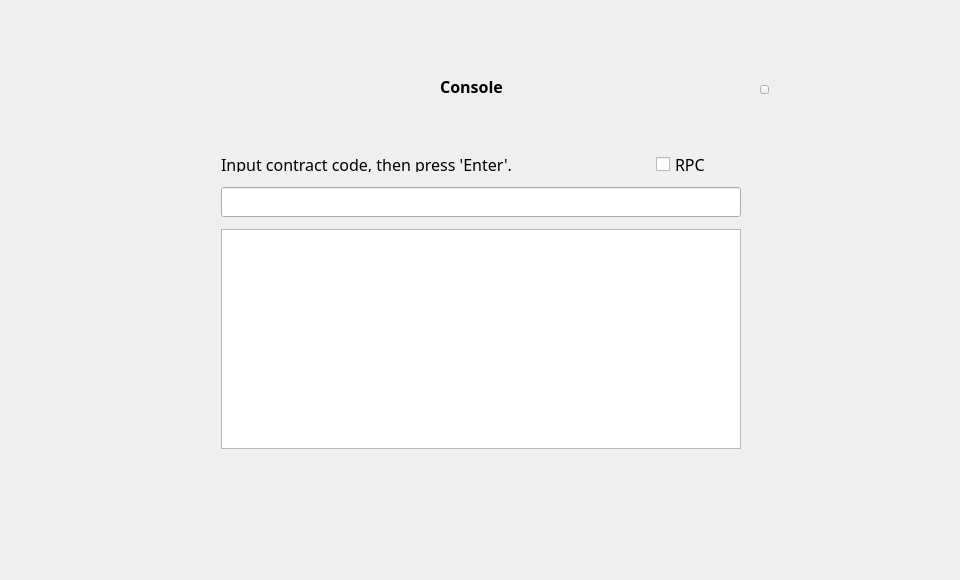
<?xml version="1.0" encoding="UTF-8"?>
<ui version="4.0">
 <class>ConsoleDialog</class>
 <widget class="QDialog" name="ConsoleDialog">
  <property name="geometry">
   <rect>
    <x>0</x>
    <y>0</y>
    <width>960</width>
    <height>580</height>
   </rect>
  </property>
  <property name="font">
   <font>
    <family>微软雅黑</family>
   </font>
  </property>
  <property name="windowTitle">
   <string>Dialog</string>
  </property>
  <widget class="QWidget" name="widget" native="true">
   <property name="geometry">
    <rect>
     <x>0</x>
     <y>0</y>
     <width>960</width>
     <height>580</height>
    </rect>
   </property>
   <widget class="QWidget" name="containerWidget" native="true">
    <property name="geometry">
     <rect>
      <x>166</x>
      <y>56</y>
      <width>628</width>
      <height>468</height>
     </rect>
    </property>
    <widget class="QTextBrowser" name="consoleBrowser">
     <property name="geometry">
      <rect>
       <x>55</x>
       <y>173</y>
       <width>520</width>
       <height>220</height>
      </rect>
     </property>
     <property name="font">
      <font>
       <family>微软雅黑</family>
      </font>
     </property>
     <property name="contextMenuPolicy">
      <enum>Qt::DefaultContextMenu</enum>
     </property>
    </widget>
    <widget class="QLabel" name="label">
     <property name="geometry">
      <rect>
       <x>260</x>
       <y>20</y>
       <width>91</width>
       <height>21</height>
      </rect>
     </property>
     <property name="font">
      <font>
       <family>微软雅黑</family>
       <pointsize>12</pointsize>
       <weight>75</weight>
       <bold>true</bold>
      </font>
     </property>
     <property name="styleSheet">
      <string notr="true"/>
     </property>
     <property name="text">
      <string>Console</string>
     </property>
     <property name="alignment">
      <set>Qt::AlignCenter</set>
     </property>
    </widget>
    <widget class="QLabel" name="label_2">
     <property name="geometry">
      <rect>
       <x>55</x>
       <y>100</y>
       <width>411</width>
       <height>16</height>
      </rect>
     </property>
     <property name="font">
      <font>
       <family>微软雅黑</family>
       <pointsize>12</pointsize>
      </font>
     </property>
     <property name="text">
      <string>Input contract code, then press 'Enter'.</string>
     </property>
    </widget>
    <widget class="QLineEdit" name="consoleLineEdit">
     <property name="geometry">
      <rect>
       <x>55</x>
       <y>131</y>
       <width>520</width>
       <height>30</height>
      </rect>
     </property>
     <property name="font">
      <font>
       <family>微软雅黑</family>
      </font>
     </property>
     <property name="contextMenuPolicy">
      <enum>Qt::DefaultContextMenu</enum>
     </property>
    </widget>
    <widget class="QCheckBox" name="checkBox">
     <property name="geometry">
      <rect>
       <x>490</x>
       <y>100</y>
       <width>111</width>
       <height>16</height>
      </rect>
     </property>
     <property name="font">
      <font>
       <pointsize>12</pointsize>
      </font>
     </property>
     <property name="cursor">
      <cursorShape>PointingHandCursor</cursorShape>
     </property>
     <property name="text">
      <string>RPC</string>
     </property>
    </widget>
    <widget class="QToolButton" name="closeBtn">
     <property name="geometry">
      <rect>
       <x>594</x>
       <y>29</y>
       <width>9</width>
       <height>9</height>
      </rect>
     </property>
     <property name="cursor">
      <cursorShape>PointingHandCursor</cursorShape>
     </property>
     <property name="focusPolicy">
      <enum>Qt::NoFocus</enum>
     </property>
     <property name="text">
      <string/>
     </property>
    </widget>
   </widget>
  </widget>
 </widget>
 <resources/>
 <connections/>
</ui>
